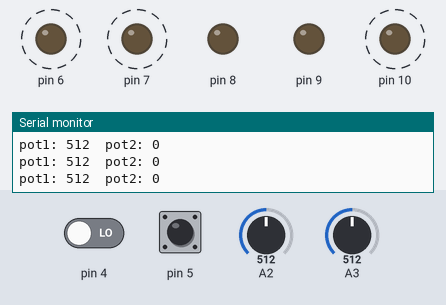
Bench run of a sketch on a simulated Arduino Uno, built with avr-gcc and run on an emulated ATmega328P. Shown: output pins drawn as LEDs (lit = HIGH), the last lines printed to the serial monitor. Dashed ring = blinking. The inputs (shaded band) are chosen by the test bench; at power-on: A3 = 512, A2 = 512, pin 5 LOW, pin 4 LOW.

Above: at 1.2 s.
1.3 s: A3 set to 900
4.3 s: A2 set to 11
7.3 s: A2 set to 8
9.4 s: A3 set to 306
At 10.41 s:
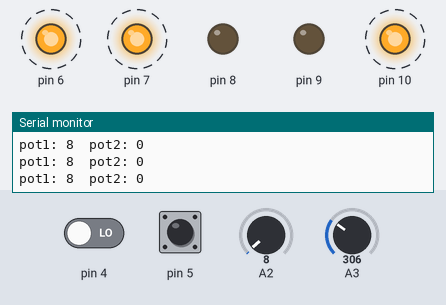
12.4 s: pin 5 pulsed HIGH 5 times (0.12 s each, 0.3 s apart)
At 13.7 s:
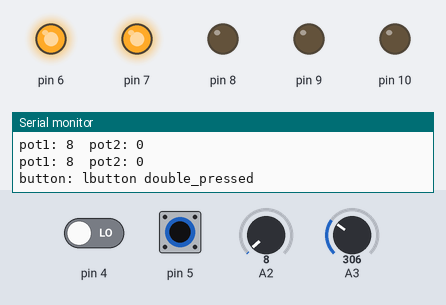
15.4 s: pin 5 pulsed HIGH 5 times (0.12 s each, 0.3 s apart)
At 16.71 s:
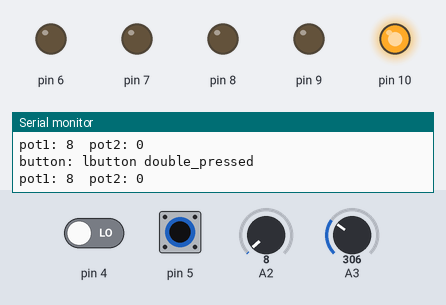
At 17.5 s:
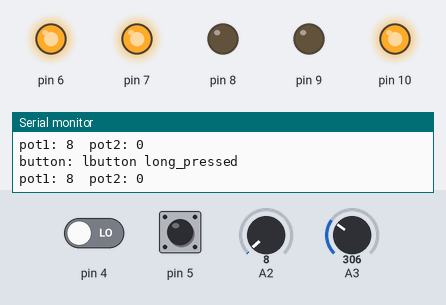
Timing chart, 0 to 19.4 s (numbered marks = the images above; inputs shaded):
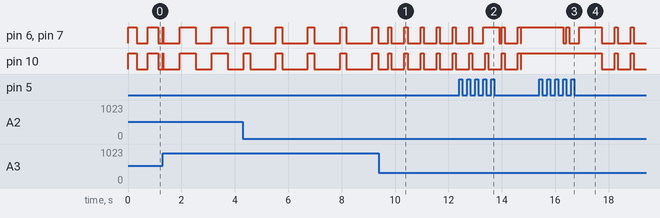

Measured:
- after the input at 9.4 s, pin 6, pin 7, pin 10: alternates HIGH for 0.11 s and LOW for 0.49 s, starting after 0.35 s
- after the input at 15.4 s, pin 6, pin 7: HIGH → LOW after 0.91 s, → HIGH 0.10 s later, → LOW 0.11 s later, → HIGH 0.38 s later, … (9 changes in this stretch); pin 10: alternates HIGH for 0.11 s and LOW for 0.49 s, starting after 2.3 s
- by itself, pin 6, pin 7, pin 10: alternates HIGH for 0.24 s and LOW for 0.96 s

The sketch:

dynlight.ino
```cpp
// (licence header left out)
#include "dynlight.h"

void
dynlight_init (DynLight *dynLight)
{
        // Init config
        dynLight->duty_cycle     = DYNLIGHT_DEFAULT_DUTY_CYCLE;
        dynLight->cycle_period   = DYNLIGHT_DEFAULT_CYCLE_PERIOD;

        // Init lights
        dynLight->modelight      = LOW;
        dynLight->anti_modelight = LOW;
        dynLight->blinker        = LOW;
        dynLight->anti_blinker   = LOW;

        return;
}

void
dynlight_update (DynLight *dynLight,
                 const uint8_t ts)
{
        dynLight->chrono += ts;

        if (dynLight->chrono <= dynLight->cycle_period*dynLight->duty_cycle) {
                dynLight->blinker      = HIGH;
                dynLight->anti_blinker = LOW;
        } else {
                dynLight->blinker      = LOW;
                dynLight->anti_blinker = HIGH;
        }

        if (dynLight->chrono > dynLight->cycle_period) {
                dynLight->chrono -= dynLight->cycle_period;
        }

        return;
}
```

buttons.h
```cpp
// (licence header left out)
#ifndef _BUTTONS_H_
#define _BUTTONS_H_

#include <Arduino.h>
#include <stdint.h>
#include "main.h"

#define BTN_TIMER_POS_MIN_AGE 15
#define BTN_TIMER_SINGLE_PRESS 300
#define BTN_TIMER_LONG_PRESS   700
#define BTN_TIMER_DOUBLE_PRESS 1000

enum {
        BTN_CB_SINGLE_PRESS,
        BTN_CB_LONG_PRESS,
        BTN_CB_DOUBLE_PRESS
};

enum {
        BTN_POS_UNKNOWN,
        BTN_POS_DOWN,
        BTN_POS_UP
};

typedef struct
{
        uint8_t    id;
        uint8_t    pin;
        uint8_t    state;
        uint8_t    position_curr;
        uint8_t    position_prev;
        uint16_t   position_age;
        uint16_t   timer;
        void      *callback_data;
        void     (*callback_long_press)   (void*);
        void     (*callback_single_press) (void*);
        void     (*callback_double_press) (void*);
} Button;

void button_init    (Button         *button,
                     const uint8_t   pin);

void button_update  (Button         *button,
                     const uint16_t  ts);

void button_connect (Button         *button,
                     const uint8_t   type,
                     void            (*callback_function) (void*));

#endif // _BUTTONS_H_
```

buttons.ino
```cpp
// (licence header left out)
#include "buttons.h"

void
button_init (Button        *button,
             const uint8_t  pin)
{
        button->id                    = 0;
        button->pin                   = pin;
        button->state                 = 0;
        button->timer                 = 0;
        button->position_curr         = BTN_POS_UNKNOWN;
        button->position_prev         = BTN_POS_UNKNOWN;
        button->position_age          = 0;
        button->callback_single_press = &button_callback_empty;
        button->callback_long_press   = &button_callback_empty;
        button->callback_double_press = &button_callback_empty;
        button->callback_data         = NULL;
}

void
button_set_callback_data (Button *button,
                          void   *callback_data)
{
        button->callback_data = callback_data;
        return;
}

void
button_connect (Button         *button,
                const uint8_t   callback_type,
                void          (*callback_function)(void*))
{
        switch (callback_type) {
        case BTN_CB_SINGLE_PRESS:
                button->callback_single_press = callback_function;
        case BTN_CB_LONG_PRESS:
                button->callback_long_press   = callback_function;
        case BTN_CB_DOUBLE_PRESS:
                button->callback_double_press = callback_function;
        }
        return;
}

void
button_update (Button         *button,
               const uint16_t  ts)
{
        // Update button position
        uint8_t read_state = BTN_POS_UNKNOWN;
        read_state = (digitalRead (button->pin) == 1)
                     ? BTN_POS_UP : BTN_POS_DOWN;

        button->timer = (button->timer >= ts) ? (button->timer-ts) : 0;

        bool button_down = ((read_state == BTN_POS_DOWN) &&
                            (button->position_age > BTN_TIMER_POS_MIN_AGE));
        bool button_up   = ((read_state == BTN_POS_UP) &&
                            (button->position_age > BTN_TIMER_POS_MIN_AGE));
        bool timed_out   = (button->timer == 0);

        button->position_prev = button->position_curr;
        if        (button_down) {
                button->position_curr = BTN_POS_DOWN;
        } else if (button_up) {
                button->position_curr = BTN_POS_UP;
        }

        // Update button position age
        button->position_age = (button->position_curr == button->position_prev)
                               ? button->position_age+ts : 0;

        // buttton state machine
        // based on diagram at http://mathertel.de/Arduino/OneButtonLibrary.aspx
        uint8_t next_state = button->state;
        switch (button->state) {
        case 0:
                if (button_down) {
                        button->timer = BTN_TIMER_LONG_PRESS;
                        next_state = 1;
                }
                break;
        case 1:
                if (button->state == 1) {
                        if (button_up) {
                                button->timer = BTN_TIMER_SINGLE_PRESS;
                                next_state = 2;
                        } else if (timed_out) {
                                // send long_press
                                button->callback_long_press (button->callback_data);
                                next_state = 6;
                        }
                }
                break;
        case 2:
                if (button_down) {
                        // button->timer = timer3;
                        next_state = 3;
                } else if (timed_out) {
                        // send single_press
                        button->callback_single_press (button->callback_data);
                        next_state = 0;
                }
                break;
        case 3:
                if (button_up) {
                        // send double_press
                        button->callback_double_press (button->callback_data);
                        next_state = 0;
                }
                break;
        case 6:
                if (button_up) {
                        next_state = 0;
                }
                break;
        }
        button->state = next_state;

        return;
}

void
button_callback_empty (void *data)
{
        return;
}
```

dynlight.h
```cpp
// (licence header left out)
#ifndef _DYNLIGHT_H_
#define _DYNLIGHT_H_

#include <Arduino.h>

#define DYNLIGHT_DEFAULT_DUTY_CYCLE     0.5
#define DYNLIGHT_DEFAULT_CYCLE_PERIOD 700

#define INTERPOLATE(Y0,Y1,X0,X1,X) Y0+(Y1-Y0)/(X1-X0)*(X-X0)

typedef struct _DynLight
{
        uint16_t  chrono;
        float     duty_cycle;
        uint16_t  cycle_period;
        uint8_t   modelight;
        uint8_t   blinker;
        uint8_t   anti_modelight;
        uint8_t   anti_blinker;
} DynLight;

void dynlight_init   (DynLight      *dynLight);

void dynlight_update (DynLight      *dynLight,
                      const uint8_t  ts);

#endif // _DYNLIGHT_H_
```

gesturehandler.h
```cpp
// (licence header left out)
#ifndef _GESTUREHANDLER_H_
#define _GESTUREHANDLER_H_

#include <Arduino.h>
#include "machinestates.h"

enum {
        GH_BTN_UNKNOWN,
        GH_BTN_SPRESSED,
        GH_BTN_LPRESSED,
        GH_BTN_DPRESSED
};

typedef struct _GestureHandler {
        uint8_t    state;
        uint8_t    state_rbutton;
        uint8_t    state_lbutton;
        uint16_t   timer;
        uint16_t   timeout_spress;
        uint16_t   timeout_lpress;
        uint16_t   timeout_dpress;
        void      *callback_data;
        void     (*callback_left_spressed)(void*);
        void     (*callback_both_spressed)(void*);
        void     (*callback_right_spressed)(void*);
        void     (*callback_left_lpressed)(void*);
        void     (*callback_left_dpressed)(void*);
        void     (*callback_right_lpressed)(void*);
        void     (*callback_right_dpressed)(void*);
        void     (*callback_both_lpressed)(void*);
        void     (*callback_both_dpressed)(void*);
} GestureHandler;

void gesturehandler_init           (GestureHandler *gestureHandler,
                                    MachineStates  *machineStates);

void gesturehandler_setup          (GestureHandler *gh);

void gesturehandler_update         (GestureHandler *gh,
                                    const uint16_t  ts);

void gesturehandler_callback_empty (void           *data);

#endif // _GESTUREHANDLER_H_
```

gesturehandler.ino
```cpp
// (licence header left out)
#include "gesturehandler.h"

void
gesturehandler_setup (GestureHandler *gh)
{
        gh->state = 0;
        gh->state_lbutton = GH_BTN_UNKNOWN;
        gh->state_rbutton = GH_BTN_UNKNOWN;
        gh->timer = 0;
        gh->timeout_spress = 300;
        gh->timeout_lpress = 300;
        gh->timeout_dpress = 300;

        gh->callback_left_spressed = &gesturehandler_callback_empty;
        gh->callback_left_lpressed = &gesturehandler_callback_empty;
        gh->callback_left_dpressed = &gesturehandler_callback_empty;
        gh->callback_right_spressed = &gesturehandler_callback_empty;
        gh->callback_right_lpressed = &gesturehandler_callback_empty;
        gh->callback_right_dpressed = &gesturehandler_callback_empty;
        gh->callback_both_spressed = &gesturehandler_callback_empty;
        gh->callback_both_lpressed = &gesturehandler_callback_empty;
        gh->callback_both_dpressed = &gesturehandler_callback_empty;

        gh->callback_data = NULL;
}

void
gesturehandler_init (GestureHandler *gestureHandler,
                     MachineStates  *machineStates)
{
        gesturehandler_setup (gestureHandler);

        gestureHandler->callback_data = (void*) machineStates;

        gestureHandler->callback_left_spressed = &callback_toggle_turn_left;
        gestureHandler->callback_right_spressed = &callback_toggle_turn_right;

        gestureHandler->callback_left_lpressed = &callback_toggle_lmo;
        gestureHandler->callback_right_lpressed = &callback_toggle_amb;

        gestureHandler->callback_left_dpressed = &callback_toggle_brk;

        return;
}

void
gesturehandler_update (GestureHandler *gh,
                       const uint16_t ts)
{
        // Count down
        gh->timer = (gh->timer >= ts) ? gh->timer-ts : 0;
        bool timed_out = (gh->timer == 0);

        uint8_t next_state = gh->state;
        switch (gh->state) {
        // Default state
        case 0:
                // In this state, gh->state is used instead of next_state
                // because it would come in handy to stay in the switch in the
                // same cycle

                // Single press states
                if        (gh->state_lbutton == GH_BTN_SPRESSED) {
                        next_state = 1;
                        gh->timer = gh->timeout_spress;
                } else if (gh->state_rbutton == GH_BTN_SPRESSED) {
                        next_state = 2;
                        gh->timer = gh->timeout_spress;
                // Long press states
                } else if (gh->state_lbutton == GH_BTN_LPRESSED) {
                        next_state = 3;
                        gh->timer = gh->timeout_lpress;
                } else if (gh->state_rbutton == GH_BTN_LPRESSED) {
                        next_state = 4;
                        gh->timer = gh->timeout_lpress;
                // Double press states
                } else if (gh->state_lbutton == GH_BTN_DPRESSED) {
                        next_state = 5;
                        gh->timer = gh->timeout_dpress;
                } else if (gh->state_rbutton == GH_BTN_DPRESSED) {
                        next_state = 6;
                        gh->timer = gh->timeout_dpress;
                }
                break;
        // Left button single-pressed
        case 1:
                if (timed_out) {
                        gh->state_lbutton = GH_BTN_UNKNOWN;
                        Serial.println ("gesturehandler: lbutton single_pressed");
                        gh->callback_left_spressed (gh->callback_data);
                        next_state = 0;

                } else if (gh->state_rbutton == GH_BTN_SPRESSED) {
                        gh->state_lbutton = GH_BTN_UNKNOWN;
                        gh->state_rbutton = GH_BTN_UNKNOWN;
                        gh->callback_both_spressed (gh->callback_data);
                        next_state = 0;
                }
                break;
        // Right button single-pressed
        case 2:
                if (timed_out) {
                        gh->state_rbutton = GH_BTN_UNKNOWN;
                        Serial.println ("gesturehandler: rbutton single_pressed");
                        gh->callback_right_spressed (gh->callback_data);
                        next_state = 0;

                } else if (gh->state_lbutton == GH_BTN_SPRESSED) {
                        gh->state_lbutton = GH_BTN_UNKNOWN;
                        gh->state_rbutton = GH_BTN_UNKNOWN;
                        gh->callback_both_spressed (gh->callback_data);
                        next_state = 0;
                }
                break;
        // Left button long-pressed
        case 3:
                if (timed_out) {
                        gh->state_lbutton = GH_BTN_UNKNOWN;
                        Serial.println ("gesturehandler: lbutton long_pressed");
                        gh->callback_left_lpressed (gh->callback_data);
                        next_state = 0;

                } else if (gh->state_rbutton == GH_BTN_LPRESSED) {
                        gh->state_lbutton = GH_BTN_UNKNOWN;
                        gh->state_rbutton = GH_BTN_UNKNOWN;
                        gh->callback_both_lpressed (gh->callback_data);
                        next_state = 0;
                }
                break;
        // Right button long-pressed
        case 4:
                if (timed_out) {
                        gh->state_rbutton = GH_BTN_UNKNOWN;
                        Serial.println ("gesturehandler: rbutton long_pressed");
                        gh->callback_right_lpressed (gh->callback_data);
                        next_state = 0;

                } else if (gh->state_lbutton == GH_BTN_LPRESSED) {
                        gh->state_lbutton = GH_BTN_UNKNOWN;
                        gh->state_rbutton = GH_BTN_UNKNOWN;
                        gh->callback_both_lpressed (gh->callback_data);
                        next_state = 0;
                }
                break;
        // Left button double-pressed
        case 5:
                if (timed_out) {
                        Serial.println ("gesturehandler: lbutton double_pressed");
                        gh->state_lbutton = GH_BTN_UNKNOWN;
                        gh->callback_left_dpressed (gh->callback_data);
                        next_state = 0;

                } else if (gh->state_rbutton == GH_BTN_DPRESSED) {
                        gh->state_lbutton = GH_BTN_UNKNOWN;
                        gh->state_rbutton = GH_BTN_UNKNOWN;
                        gh->callback_both_dpressed (gh->callback_data);
                        next_state = 0;
                }
                break;
        // Right button double-pressed
        case 6:
                if (timed_out) {
                        gh->state_rbutton = GH_BTN_UNKNOWN;
                        gh->callback_right_dpressed (gh->callback_data);
                        next_state = 0;

                } else if (gh->state_lbutton == GH_BTN_DPRESSED) {
                        gh->state_lbutton = GH_BTN_UNKNOWN;
                        gh->state_rbutton = GH_BTN_UNKNOWN;
                        gh->callback_both_dpressed (gh->callback_data);
                        next_state = 0;
                }
                break;
        }
        gh->state = next_state;
        return;
}

void
gesturehandler_callback_empty (void *data)
{
        return;
}
```

machinestates.h
```cpp
// (licence header left out)
#ifndef _MACHINESTATES_H_
#define _MACHINESTATES_H_

#include <Arduino.h>
#include "buttons.h"

// brake states
enum {
        S_BRK_BR,       // braking
        S_BRK_NB        // not braking
};

// heading states
enum {
        S_HEA_FWH,      // forward
        S_HEA_SL,       // steering left
        S_HEA_SR        // steering right
};

// ambient states
enum {
        S_AMB_DAY,      // day
        S_AMB_NIGHT     // night
};

// light modes
enum {
        S_LMO_ST,       // steady mode
        S_LMO_BL        // blinking
};

typedef struct _MachineStates
{
        uint8_t  sm_brk;
        uint8_t  sm_hea;
        uint8_t  sm_amb;
        uint8_t  sm_lmo;
        double   time;
} MachineStates;

void machine_states_configure (MachineStates       *ms,
                               const int            amb,
                               const int            hea,
                               const int            brk,
                               const int            lmo);

void machine_states_copy      (const MachineStates *src,
                               MachineStates       *tgt);

#endif // _MACHINESTATES_H_
```

machinestates.ino
```cpp
// (licence header left out)
#include "machinestates.h"

void
machine_states_configure (MachineStates *ms,
                          const int      amb,
                          const int      hea,
                          const int      brk,
                          const int      lmo)
{
        ms->sm_amb = amb;
        ms->sm_hea = hea;
        ms->sm_brk = brk;
        ms->sm_lmo = lmo;
        return;
}

void
machine_states_copy (const MachineStates *src,
                     MachineStates       *tgt)
{
        tgt->sm_amb = src->sm_amb;
        tgt->sm_hea = src->sm_hea;
        tgt->sm_brk = src->sm_brk;
        tgt->sm_lmo = src->sm_lmo;
        return;
}
```

Source omitted: main.h (2183 bytes), main.ino (10128 bytes)
